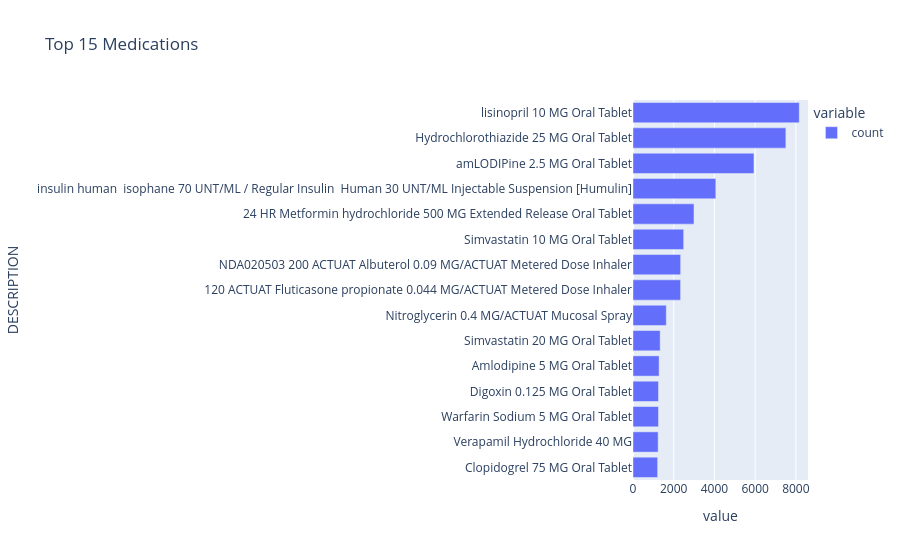

The notebook cell saved with this chart:
### Code cell
fig = px.bar(
    top_medications.sort_values(),
    orientation="h",
    title="Top 15 Medications"
)

fig.show()

### Figure 1 — Plotly figure (JSON) as saved in the notebook; plotly's stock layout.template omitted (floating-point values rounded to 4 significant figures)
{"data": [{"hovertemplate": "variable=count<br>value=%{x}<br>DESCRIPTION=%{y}<extra></extra>", "legendgroup": "count", "marker": {"color": "#636efa", "pattern": {"shape": ""}}, "name": "count", "orientation": "h", "showlegend": true, "textposition": "auto", "type": "bar", "x": [1210, 1236, 1251, 1251, 1282, 1335, 1635, 2337, 2341, 2489, 2996, 4068, 5942, 7509, 8166], "xaxis": "x", "y": ["Clopidogrel 75 MG Oral Tablet", "Verapamil Hydrochloride 40 MG", "Warfarin Sodium 5 MG Oral Tablet", "Digoxin 0.125 MG Oral Tablet", "Amlodipine 5 MG Oral Tablet", "Simvastatin 20 MG Oral Tablet", "Nitroglycerin 0.4 MG/ACTUAT Mucosal Spray", "120 ACTUAT Fluticasone propionate 0.044 MG/ACTUAT Metered Dose Inhaler", "NDA020503 200 ACTUAT Albuterol 0.09 MG/ACTUAT Metered Dose Inhaler", "Simvastatin 10 MG Oral Tablet", "24 HR Metformin hydrochloride 500 MG Extended Release Oral Tablet", "insulin human  isophane 70 UNT/ML / Regular Insulin  Human 30 UNT/ML Injectable Suspension [Humulin]", "amLODIPine 2.5 MG Oral Tablet", "Hydrochlorothiazide 25 MG Oral Tablet", "lisinopril 10 MG Oral Tablet"], "yaxis": "y"}], "layout": {"barmode": "relative", "legend": {"title": {"text": "variable"}, "tracegroupgap": 0}, "title": {"text": "Top 15 Medications"}, "xaxis": {"anchor": "y", "domain": [0, 1], "title": {"text": "value"}}, "yaxis": {"anchor": "x", "domain": [0, 1], "title": {"text": "DESCRIPTION"}}}}
